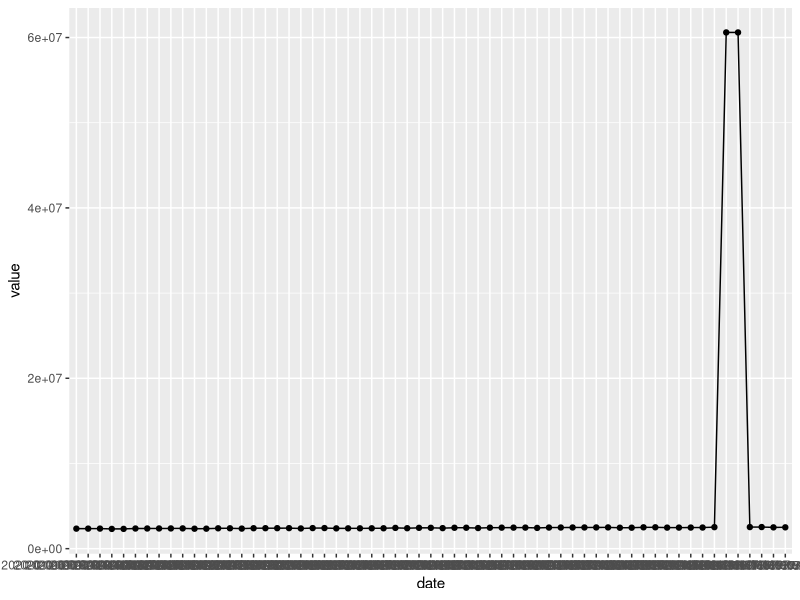

Source code (R):
library(ggplot2)

logs = read.csv2("minuteLogHeap2.csv", header = TRUE, sep = ",")

ggplot(data=logs,aes(x=date,y=value, group=1)) +
  geom_line() +
  geom_point()